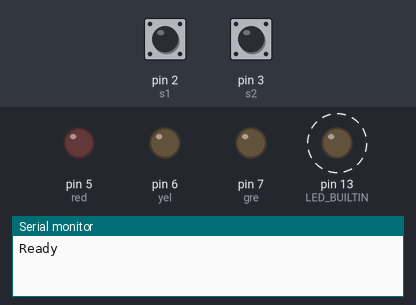
A sketch run on a simulated Arduino Uno, built with avr-gcc and run on an emulated ATmega328P. Parts: output pins drawn as LEDs (lit = HIGH), the last lines printed to the serial monitor. Dashed ring = blinking. The test bench sets the inputs (shaded band); at power-on: pin 2 (s1) HIGH, pin 3 (s2) HIGH.

Above: at 0.9 s.
1.3 s: pin 2 (s1) pulled LOW for 0.15 s
At 1.5 s:
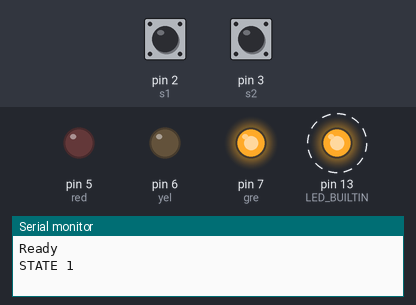
4.3 s: pin 2 (s1) pulled LOW for 1 s
At 4.7 s:
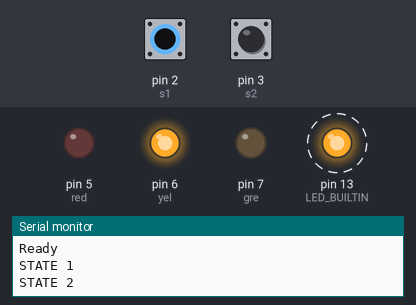
7.3 s: pin 2 (s1) pulled LOW for 0.15 s
At 7.5 s:
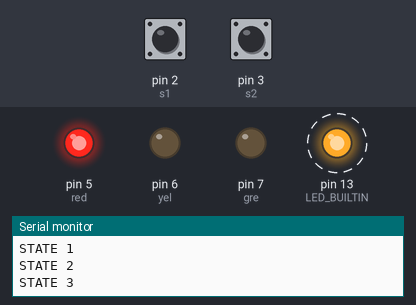
10.3 s: pin 3 (s2) pulled LOW for 0.15 s
At 10.5 s:
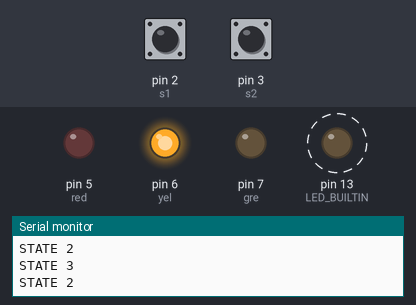
13.3 s: pin 3 (s2) pulled LOW for 1 s
At 13.7 s:
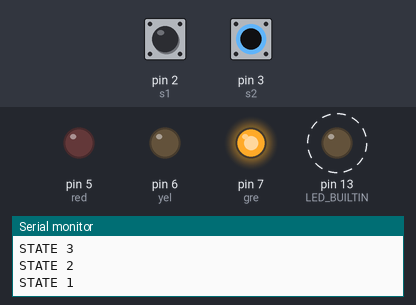
16.3 s: pin 3 (s2) driven LOW
At 16.7 s:
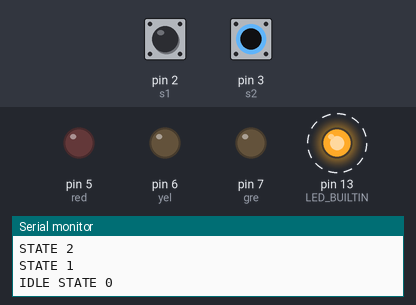
Timing chart, 0 to 20.3 s (numbered marks = the images above; inputs shaded):
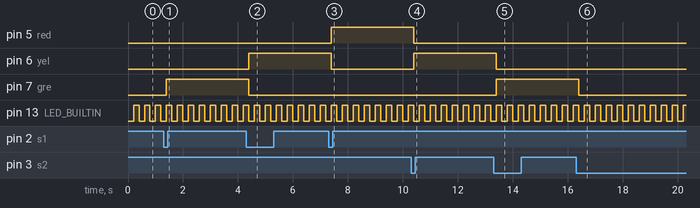

The sketch:

State_machine_w_interrupt.ino
```cpp
/**********************************************/
/* Interrupt controlled State machine code    */
/* This State machine is only to be used      */
/* with an clear signal with no bounce jitter */
/**********************************************/

const int red = 5;
const int yel = 6;
const int gre = 7;
const int s1 = 2;  // sensor 1 (INT0)
const int s2 = 3;  // sensor 2 (INT1)

volatile int state = 0;       // volatile declared because the state variable is changed in a interrupt function.
int old_state = 0;            // Stores old state, hence not writing to ports too often.

bool toggle = false;          // To make the build in LED toggle light

/*****************************/
/* MAIN SETUP                */
/*****************************/
void setup()
{
  //-----------------------------------------------------
  // Not needed int standalone Arduino embedded system.
  Serial.begin(9600);
  Serial.println("Ready");
  //-----------------------------------------------------
  pinMode(LED_BUILTIN , OUTPUT);

  pinMode(red, OUTPUT);
  pinMode(yel, OUTPUT);
  pinMode(gre, OUTPUT);
  digitalWrite(red,LOW);
  digitalWrite(yel,LOW);
  digitalWrite(gre,LOW);
  pinMode(s1, INPUT_PULLUP);
  pinMode(s2, INPUT_PULLUP);
  attachInterrupt(digitalPinToInterrupt(s1),isr1,FALLING);
  attachInterrupt(digitalPinToInterrupt(s2),isr2,FALLING);
}

/******************************/
/* interrupt service routines */
/******************************/
void isr1()
{
  if (state < 3)// Only increment if state is not last state=3;
    state = state + 1;
  else
    state = 0;
}

void isr2()
{
    if (state > 0)// Only decrement if state is not last state=0;
      state = state - 1;
    else
      state = 3;
}

/*****************************/
/* MAIN LOOP                 */
/*****************************/
void loop()
{
  if (state != old_state)
  {
  switch(state){
    case 1:
      digitalWrite(red,LOW);
      digitalWrite(yel,LOW);
      digitalWrite(gre,HIGH);
      //-----------------------------------------------------
      // Not needed int standalone Arduino embedded system.
      Serial.println("STATE 1");
      //-----------------------------------------------------
      break;
    case 2:
      digitalWrite(red,LOW);
      digitalWrite(yel,HIGH);
      digitalWrite(gre,LOW);
      //-----------------------------------------------------
      // Not needed int standalone Arduino embedded system.
      Serial.println("STATE 2");
      //-----------------------------------------------------
      break;
    case 3:
      digitalWrite(red,HIGH);
      digitalWrite(yel,LOW);
      digitalWrite(gre,LOW);
      //-----------------------------------------------------
      // Not needed int standalone Arduino embedded system.
      Serial.println("STATE 3");
      //-----------------------------------------------------
      break;
    default:
      digitalWrite(red,LOW);
      digitalWrite(yel,LOW);
      digitalWrite(gre,LOW);
      //-----------------------------------------------------
      // Not needed int standalone Arduino embedded system.
      Serial.println("IDLE STATE 0");
      //-----------------------------------------------------
      break;
    }
    old_state = state;
  }
  delay(200);
  toggle=!toggle;                       // Toggle the variable
  digitalWrite(LED_BUILTIN ,toggle);    // Update the build in LED status
}
```

Measured:
- after the input at 1.3 s, pin 7 (gre): LOW → HIGH after 0.10 s
- after the input at 4.3 s, pin 6 (yel): LOW → HIGH after 0.10 s; pin 7 (gre): HIGH → LOW after 0.10 s
- after the input at 7.3 s, pin 5 (red): LOW → HIGH after 0.10 s; pin 6 (yel): HIGH → LOW after 0.10 s
- after the input at 10.3 s, pin 5 (red): HIGH → LOW after 0.10 s; pin 6 (yel): LOW → HIGH after 0.10 s
- after the input at 13.3 s, pin 6 (yel): HIGH → LOW after 0.10 s; pin 7 (gre): LOW → HIGH after 0.10 s
- after the input at 16.3 s, pin 7 (gre): HIGH → LOW after 0.10 s
- by itself, pin 13 (LED_BUILTIN): alternates HIGH for 0.20 s and LOW for 0.20 s
